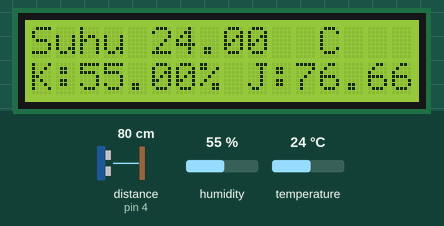
This sketch was run on a simulated Arduino Uno, built with avr-gcc and run on an emulated ATmega328P. Parts: 16×2 character LCD. Wiring (inferred from the names in the program): ultrasonic range finder: trigger pin 6; echo pin 4. The inputs (shaded band) are chosen by the test bench; at power-on: distance to the obstacle (sensor on pin 4) 80 cm, humidity 55 %, temperature 24 °C. The echo pulse lasts 58.3 µs per cm.

Above: at 3.3 s.
3.4 s: distance to the obstacle (sensor on pin 4) set to 299 cm
At 4.7 s:
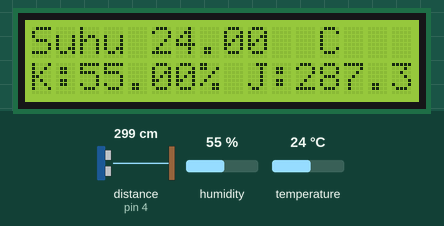
5.7 s: humidity set to 22 %
At 6.7 s:
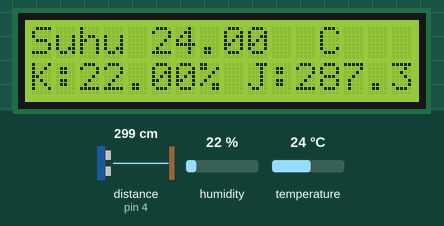
7.9 s: distance to the obstacle (sensor on pin 4) set to 2 cm
At 8.3 s:
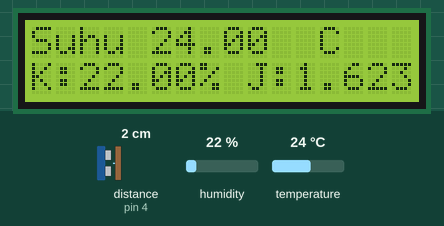
9.5 s: temperature set to 12 °C
At 11.1 s:
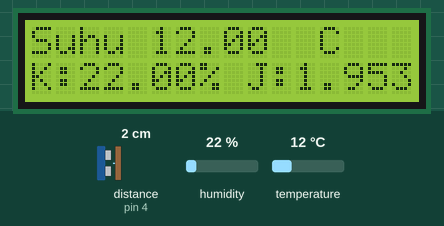
12.7 s: humidity set to 40 %
At 14.4 s:
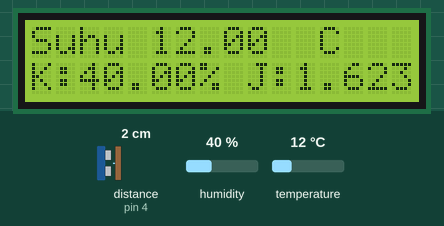
14.8 s: distance to the obstacle (sensor on pin 4) set to 4 cm
At 16.0 s:
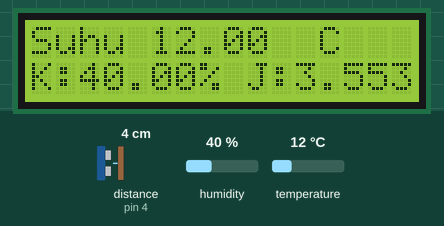
Timing chart, 0 to 17.8 s (numbered marks = the images above; inputs shaded):
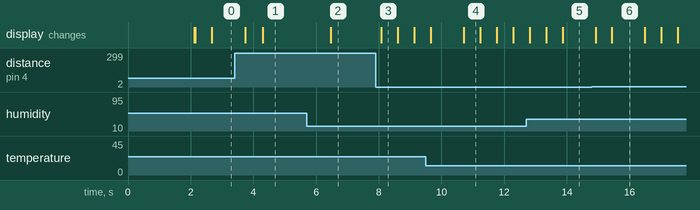

Measured:
- after the input at 3.4 s, the display: first changes after 0.34 s (image 1 shows a later state)
- after the input at 5.7 s, the display: changes after 0.77 s (image 2)
- after the input at 7.9 s, the display: changes after 0.18 s (image 3)
- what the display in image 3 shows lasts 0.5 s, from 8.1 s to 8.6 s
- what the display in image 6 shows lasts 1.1 s, from 15.4 s to 16.5 s

The sketch:

Tugas_8-Project_2.ino
```cpp
#include <LiquidCrystal_I2C.h>
#include "DHT.h"
//Modified by Muhamad Iqbal Nurmanditya
#define DHTPIN 2 // what digital pin we're connected to
#define DHTTYPE DHT22 // DHT 22 (AM2302), AM2321
#define triger 6
#define echo 4

LiquidCrystal_I2C lcd(0x27, 16, 2);
DHT dht(DHTPIN, DHTTYPE);
void setup() {
   lcd.init();
   lcd.backlight();
   dht.begin();
   lcd.print("Jarak, Suhu"); //Greeting
   lcd.setCursor(0,1);
   lcd.print("& Kelembaban");
   delay(2000);
   lcd.clear();
  pinMode (triger, OUTPUT); //trigger sebagai output
  pinMode (echo, INPUT); //echo sebagai input
  lcd.setCursor(0,0);
  lcd.print ("Suhu ");
  lcd.setCursor(12,0);
  lcd.print("C");
  lcd.setCursor(0,1);
  lcd.print("K:");
  lcd.setCursor(9,1);
  lcd.print ("J: ");
  lcd.setCursor(14,1);
  lcd.print("cm");
}
void loop() {
  //delay (1000);
  digitalWrite (triger, HIGH); //mengirim suara
  delayMicroseconds(10); //selama 10 mikro detik
  digitalWrite (triger, LOW); //berhenti mengirim suara

  float jarak = pulseIn(echo, HIGH); //membaca data dan di
  jarak=jarak/1000000; //konversi mikro detik ke detik
  jarak=jarak*330/2; //data mentah di ubah ke dalam meter
  jarak=jarak*100; //menguba data ke dalam centi meter

  //cd.clear();
  lcd.setCursor(5,0);
  lcd.print("     ");
  lcd.setCursor(5,0);
  lcd.print(getTemp( "c"));

  lcd.setCursor(2,1);
  lcd.print(getTemp( "h"));
  lcd.print("%");
  lcd.setCursor(11,1);
  lcd.print(jarak);

  delay (500);
}
float getTemp(String req)
{
 // Reading temperature or humidity takes about 250 milliseconds!
 // Sensor readings may also be up to 2 seconds 'old' (its a very slow sensor)
 float h = dht.readHumidity();
 // Read temperature as Celsius (the default)
 float t = dht.readTemperature();
 // Read temperature as Fahrenheit (isFahrenheit = true)
 float f = dht.readTemperature(true);

 // Compute heat index in Fahrenheit (the default)
 float hif = dht.computeHeatIndex(f, h);
 // Compute heat index in Celsius (isFahreheit = false)
 float hic = dht.computeHeatIndex(t, h, false);
 // Check if any reads failed and exit early (to try again).
 if (isnan(h) || isnan(t) || isnan(f)) {
 //Serial.println("Failed to read from DHT sensor!");
 return -273;
 }
 // Compute heat index in Kelvin
 float k = t + 273.15;
 if(req =="c"){
 return t;//return Cilsus
 }else if(req =="f"){
 return f;// return Fahrenheit
 }else if(req =="h"){
 return h;// return humidity
 }else if(req =="hif"){
 return hif;// return heat index in Fahrenheit
 }else if(req =="hic"){
 return hic;// return heat index in Cilsus
 }else if(req =="k"){
 return k;// return temprature in Kelvin
 }else{
 return 0.000;// if no reqest found, retun 0.000
 }
}
```
